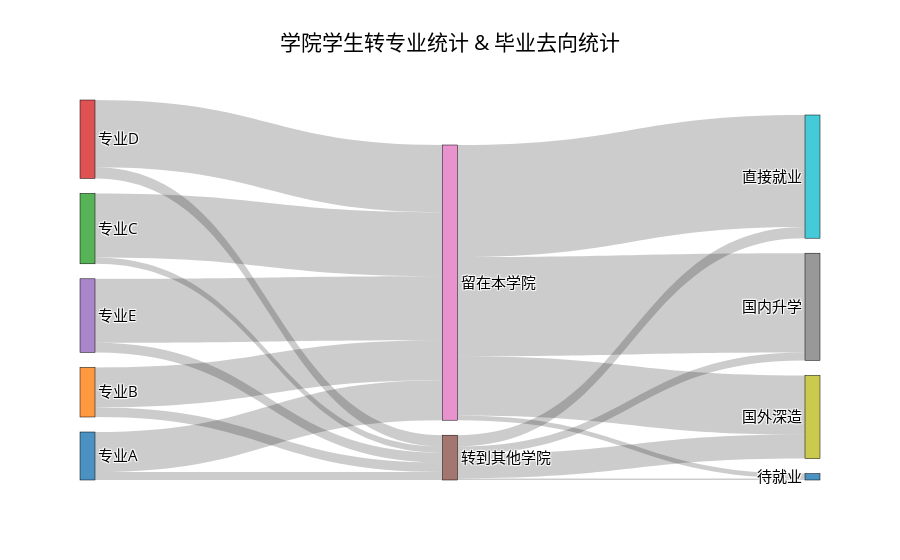

Source (notebook cell):
### Markdown cell above
# Advance Sankey Chart

### Code cell
data_trace = dict(
    type = 'sankey',
    node = dict(
      pad = 15,
      thickness = 15,
      line = dict(color = "black", width = 0.5),
      label = ["专业A", "专业B", "专业C", "专业D", "专业E", "转到其他学院","留在本学院","国内升学","国外深造","直接就业","待就业"]
    ),
    link = dict(
      source = [0,0,1,1,2,2,3,3,4,4,6,6,6,6,5,5,5,5],
      target = [5,6,5,6,5,6,5,6,5,6,7,8,9,10,7,8,9,10],
      value = [5,25,6,25,4,40,7,42,6,40,62,37,70,3,5,15,7,1]
  )
)

layout =  dict(
    title = "学院学生转专业统计 & 毕业去向统计",
    font = dict(
      size = 15,
      color = 'black'
    ),
    # 修改视图背景色
    # plot_bgcolor = 'black',
    # paper_bgcolor = 'black'
)
fig = dict(data=[data_trace], layout=layout)
plotly.offline.iplot(fig, validate=False)

### Figure 1 — Plotly figure (JSON) as saved in the notebook; plotly's stock layout.template omitted (floating-point values rounded to 4 significant figures)
{"data": [{"link": {"source": [0, 0, 1, 1, 2, 2, 3, 3, 4, 4, 6, 6, 6, 6, 5, 5, 5, 5], "target": [5, 6, 5, 6, 5, 6, 5, 6, 5, 6, 7, 8, 9, 10, 7, 8, 9, 10], "value": [5, 25, 6, 25, 4, 40, 7, 42, 6, 40, 62, 37, 70, 3, 5, 15, 7, 1]}, "node": {"label": ["专业A", "专业B", "专业C", "专业D", "专业E", "转到其他学院", "留在本学院", "国内升学", "国外深造", "直接就业", "待就业"], "line": {"color": "black", "width": 0.5}, "pad": 15, "thickness": 15}, "type": "sankey"}], "layout": {"font": {"color": "black", "size": 15}, "title": "学院学生转专业统计 & 毕业去向统计"}}
